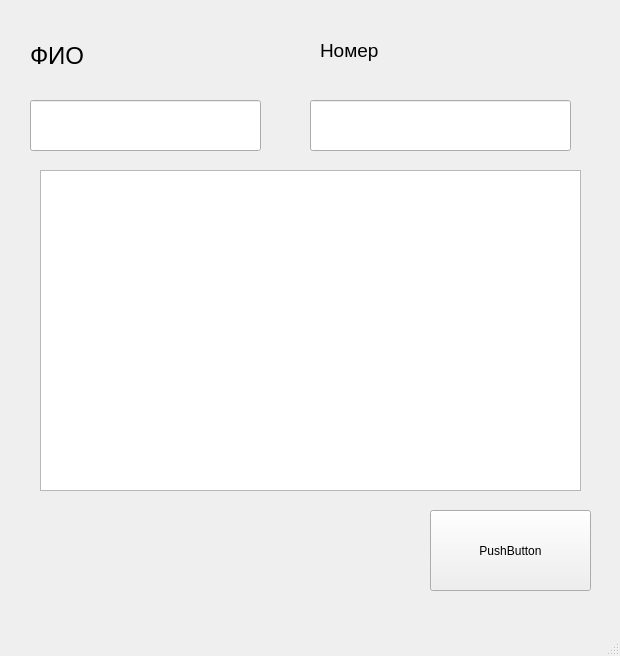
<?xml version="1.0" encoding="UTF-8"?>
<ui version="4.0">
 <class>MainWindow</class>
 <widget class="QMainWindow" name="MainWindow">
  <property name="geometry">
   <rect>
    <x>0</x>
    <y>0</y>
    <width>620</width>
    <height>656</height>
   </rect>
  </property>
  <property name="windowTitle">
   <string>MainWindow</string>
  </property>
  <widget class="QWidget" name="centralwidget">
   <widget class="QPushButton" name="pushButton">
    <property name="geometry">
     <rect>
      <x>430</x>
      <y>510</y>
      <width>161</width>
      <height>81</height>
     </rect>
    </property>
    <property name="text">
     <string>PushButton</string>
    </property>
   </widget>
   <widget class="QLabel" name="label">
    <property name="geometry">
     <rect>
      <x>30</x>
      <y>20</y>
      <width>241</width>
      <height>71</height>
     </rect>
    </property>
    <property name="font">
     <font>
      <pointsize>18</pointsize>
     </font>
    </property>
    <property name="text">
     <string>ФИО</string>
    </property>
   </widget>
   <widget class="QLabel" name="label_2">
    <property name="geometry">
     <rect>
      <x>320</x>
      <y>20</y>
      <width>221</width>
      <height>61</height>
     </rect>
    </property>
    <property name="font">
     <font>
      <pointsize>14</pointsize>
     </font>
    </property>
    <property name="text">
     <string>Номер</string>
    </property>
   </widget>
   <widget class="QLineEdit" name="lineEdit">
    <property name="geometry">
     <rect>
      <x>30</x>
      <y>100</y>
      <width>231</width>
      <height>51</height>
     </rect>
    </property>
    <property name="font">
     <font>
      <pointsize>16</pointsize>
     </font>
    </property>
   </widget>
   <widget class="QLineEdit" name="lineEdit_2">
    <property name="geometry">
     <rect>
      <x>310</x>
      <y>100</y>
      <width>261</width>
      <height>51</height>
     </rect>
    </property>
    <property name="font">
     <font>
      <pointsize>16</pointsize>
     </font>
    </property>
   </widget>
   <widget class="QTextEdit" name="textEdit">
    <property name="geometry">
     <rect>
      <x>40</x>
      <y>170</y>
      <width>541</width>
      <height>321</height>
     </rect>
    </property>
    <property name="font">
     <font>
      <pointsize>18</pointsize>
     </font>
    </property>
   </widget>
  </widget>
  <widget class="QMenuBar" name="menubar">
   <property name="geometry">
    <rect>
     <x>0</x>
     <y>0</y>
     <width>620</width>
     <height>26</height>
    </rect>
   </property>
  </widget>
  <widget class="QStatusBar" name="statusbar"/>
 </widget>
 <resources/>
 <connections/>
</ui>
